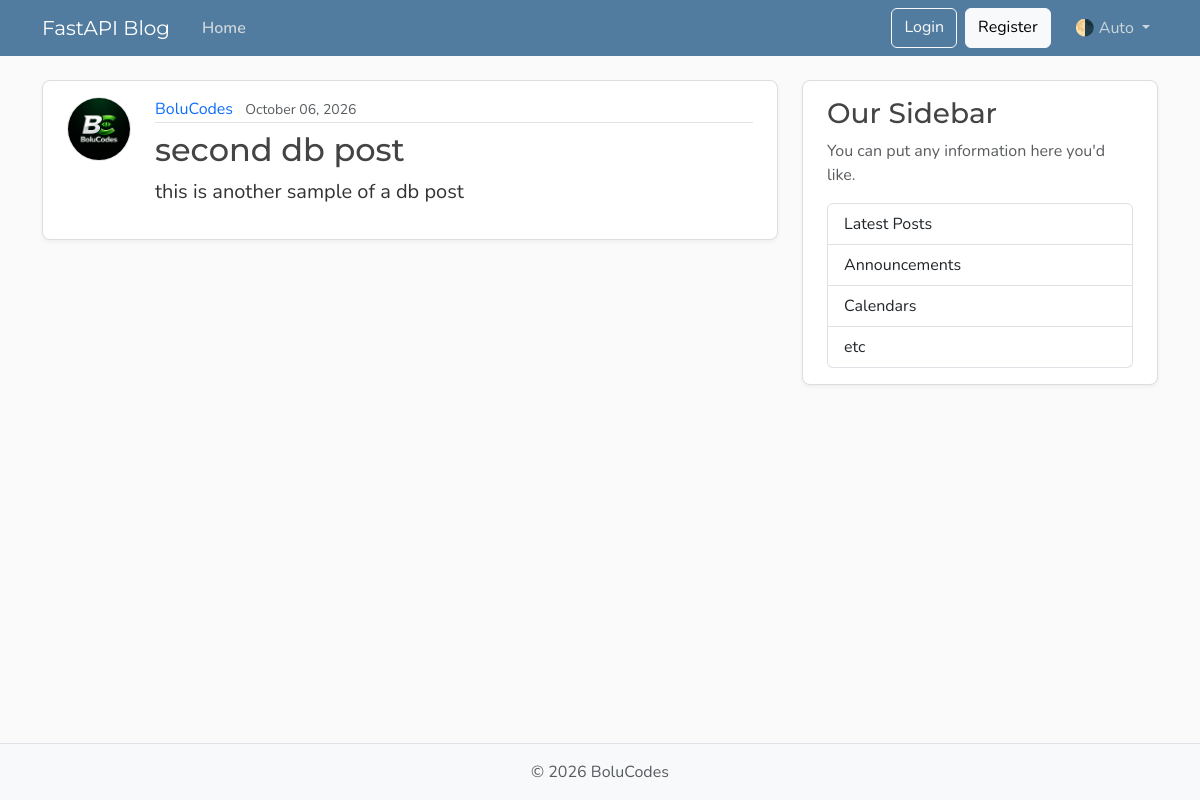
Page /posts on the earlier database version.
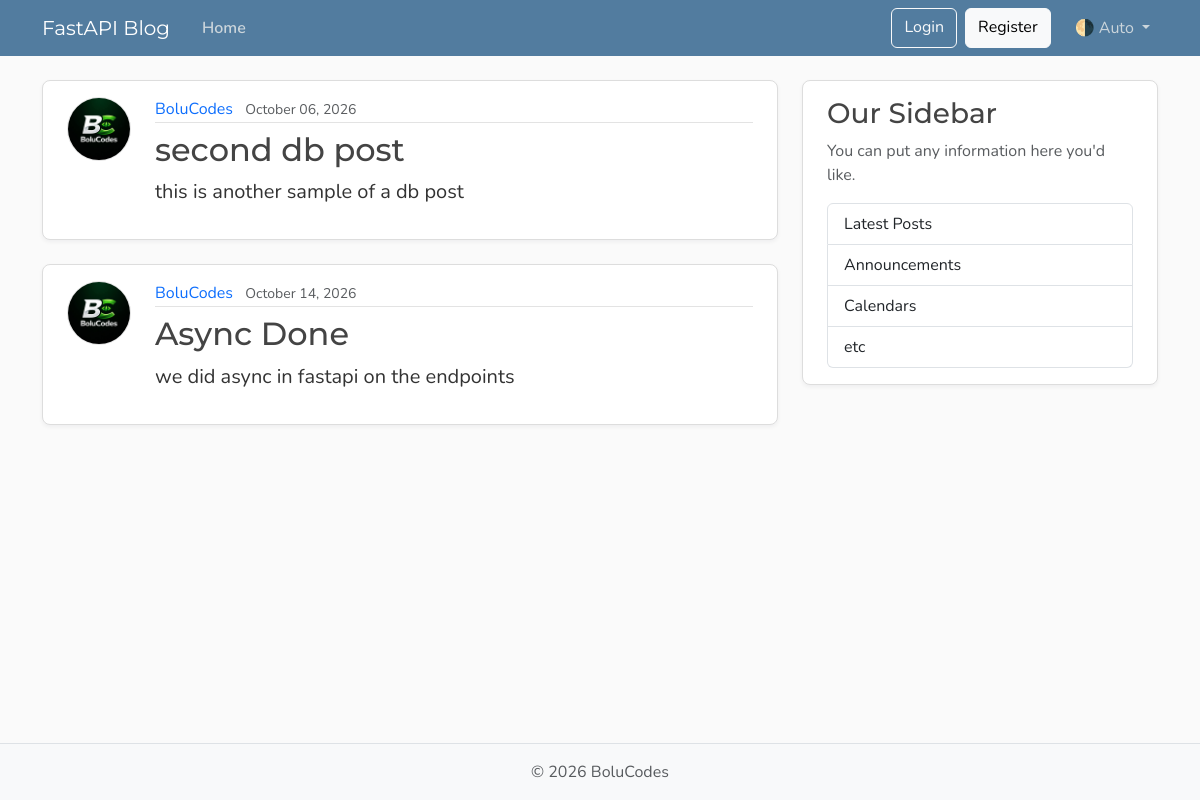
Same page on the later database version.
### models.py (models this page shows, shortened)
class Post(Base):
    __tablename__ = "posts"
    id: Mapped[int] = mapped_column(Integer, primary_key=True, index=True)
    title: Mapped[str] = mapped_column(String(100), nullable=False)
    content: Mapped[str] = mapped_column(Text, nullable=False)
    user_id: Mapped[int] = mapped_column(
        ForeignKey("users.id"),
        nullable=False,
        index=True,
    )
    date_posted: Mapped[datetime] = mapped_column(
        DateTime(timezone=True),
        default=lambda: datetime.now(UTC),
    )
    author: Mapped[User] = relationship(back_populates="posts")

class User(Base):
    __tablename__ = "users"
    id: Mapped[int] = mapped_column(Integer, primary_key=True, index=True)
    username: Mapped[str] = mapped_column(
        String(50), unique=True, nullable=False)
    email: Mapped[str] = mapped_column(
        String(120), unique=True, nullable=False)
    image_file: Mapped[str | None] = mapped_column(
        String(200),
        nullable=True,
        default=None,
    )
    posts: Mapped[list[Post]] = relationship(
        back_populates="author", cascade="all, delete-orphan")

### main.py (the view)
@app.get("/", include_in_schema=False, name="home")
@app.get("/posts", include_in_schema=False, name="posts")
async def home(request: Request, db: Annotated[AsyncSession, Depends(get_db)]):
    result = await db.execute(select(models.Post).options(selectinload(models.Post.author)))
    posts = result.scalars().all()
    return templates.TemplateResponse(
        request,
        "home.html",
        {"posts": posts, "title": "Home"},
    )

### templates/home.html
{% extends "layout.html" %} {% block content %} {% for post in posts %}
<article class="content-section py-3 px-4 mb-4">
  <div class="d-flex align-items-start gap-4">
    <img
      class="rounded-circle article-img flex-shrink-0"
      src="{{ post.author.image_path }}"
      alt="{{ post.author.username }}'s profile picture"
      width="64"
      height="64"
      loading="lazy"
    />
    <div class="flex-grow-1">
      <div class="article-metadata mb-2">
        <a
          class="me-2"
          href="{{ url_for('user_posts', user_id=post.author.id) }}"
          >{{ post.author.username }}</a
        >
        <small class="text-body-secondary"
          >{{ post.date_posted.strftime('%B %d, %Y') }}</small
        >
      </div>
      <h2>
        <a
          class="article-title"
          href="{{url_for('post_page', post_id=post.id)}}"
          >{{ post.title }}</a
        >
      </h2>
      <p class="article-content">{{ post.content }}</p>
    </div>
  </div>
</article>
{% endfor %} {% endblock content %}

Differences in the rows shown:
added Post: author.image_path (picture), author.username "BoluCodes", date_posted "October 14, 2026", title "Async Done", content "we did async in fastapi on the endpoints"
